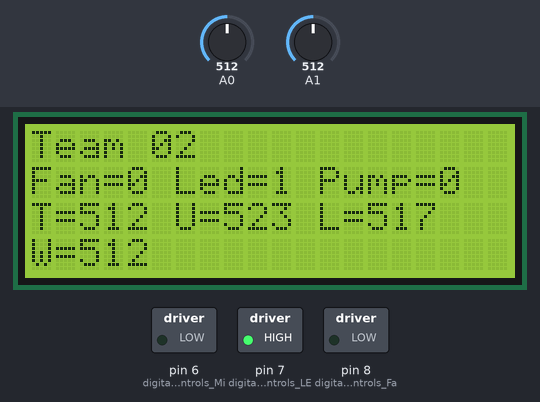
Bench run of a sketch on a simulated Arduino Uno, built with avr-gcc and run on an emulated ATmega328P. Shown: 20×4 character LCD, switched loads named in the sketch (green lamp = pin HIGH). The test bench sets the inputs (shaded band); at power-on: A0 = 512, A1 = 512. What the sketch prints to the serial monitor is not drawn.

Above: at 4.7 s.
4.8 s: A0 set to 535
At 13.5 s:
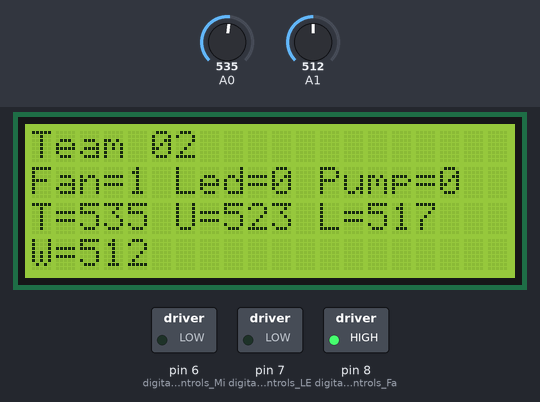
14.7 s: A1 set to 400
At 19.2 s:
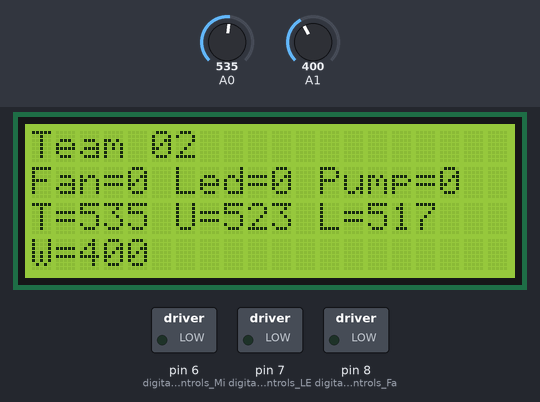
20.8 s: A1 set to 373
28.7 s: A1 set to 306
At 32.9 s:
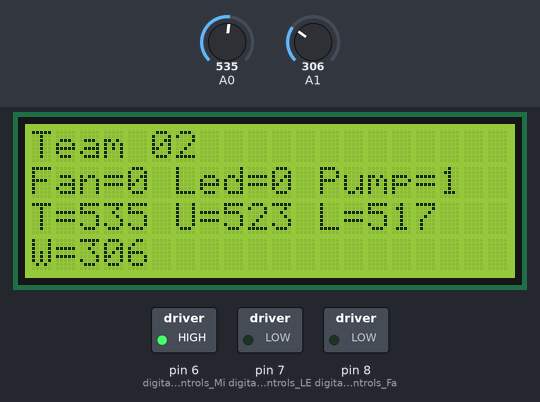
Timing chart, 0 to 34.4 s (numbered marks = the images above; inputs shaded):
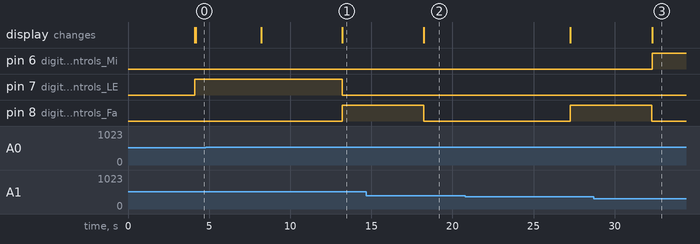

The sketch:

Smart_Factory_with_LCD.ino
```cpp
//Integrated Control CODE
//Control Fan Motor
//Control Water Level
//This sketch turns the Fan Motor ON and OFF based on measured temperature and set UCL and LCL
//It also prints the analog read value from the thermistor
//This sketch monitors and controls the water level in the Chemical Bath and Reservoir

#include <Wire.h>
#include <LiquidCrystal_I2C.h>
LiquidCrystal_I2C lcd(0x27,20,4);  // set the LCD address to 0x27 for a 16 chars and 2 line display

int tempval = 0;  // variable to store temperature value read at analog pin 2
int waterval = 100; // variable to store analog water level value
float temp = 0;   //leftover from previous Test sketch
int FanOn = HIGH;
int FanOff = LOW;
int LedOn = HIGH;
int LedOff = LOW;
int PumpOn = HIGH;
int PumpOff = LOW;

//Setup of setpoint, UCL, and LCL
int setpoint = 520;
//int setpoint = analogRead(5);
int UCL = setpoint + 3;
int LCL = setpoint - 3;

void setup() {
  pinMode(8, OUTPUT); //digital pin 8 controls Fan Motor
  pinMode(7, OUTPUT); //digital pin 7 controls LED Heater
  pinMode(6, OUTPUT); //digital pin 6 controls Mini-Pump
  Serial.begin(9600); //set up to print out text to monitor

  lcd.init();  //initialize the lcd
  lcd.backlight();  //open the backlight


  lcd.setCursor ( 0, 0 );            // go to the top left corner
  lcd.print("Team 02"); // write this string on the top row // team number
}

void loop() {
  delay(4000);
  //  Serial.print("Setpoint = ");
  //  Serial.print(setpoint);
  Serial.print("UCL = "); Serial.print(UCL);
  Serial.print("  LCL = "); Serial.println(LCL);
  tempval = analogRead(0);  // read thermister analog input pin 0
  Serial.print("Current Temp = ");
  Serial.println(tempval);    // print thermister value to serial monitor
  lcd.setCursor ( 0, 2 );            // go to the third row
  lcd.print("T=");
  lcd.print(tempval); // pad with spaces for centering  Air Temp
  lcd.print(" ");
  lcd.print("U=");
  lcd.print(UCL);
  lcd.print(" ");
  lcd.print("L=");
  lcd.print(LCL);

  //IF-THEN-ELSE for Temperature
  if (tempval < LCL)
  {
    Serial.println("***tempval < LCL -- Turn ON LED");
    lcd.setCursor ( 0, 1 );
    lcd.print("Fan=0");
    FanOff = Serial.println("Fan=0");
    lcd.setCursor ( 6, 1 );
    lcd.print("Led=1");
    LedOn = Serial.println("Led=1");
    LEDON();
  }
  else if (tempval > UCL)
  {
    Serial.println("***tempval > UCL -- Turn OFF LED, Turn ON Fan");
    FanOn = Serial.println("Fan=1");
    delay(5000);
    FanOff = Serial.println("Fan=0");
    lcd.setCursor ( 6, 1 );
    lcd.print("Led=0");
    LedOff = Serial.println("Led=0");
    LEDOFF();
  }
  else {
    lcd.setCursor ( 0, 1 );
    lcd.print("Fan=0");
    FanOff = Serial.println("Fan=0");
    lcd.setCursor ( 6, 1 );
    lcd.print("Led=0");
    LedOff = Serial.println("Led=0");
    }

  //IF-THEN-ELSE for Water Level
  waterval = analogRead(1);  // read water sensor analog input pin 4
  Serial.print("H2O level = ");
  Serial.println(waterval);
  Serial.println("H2O upper limit = 500");
  Serial.println("H2O lower limit = 390");
  lcd.setCursor ( 0, 3 );            // go to the fourth row
  lcd.print("W=");
  lcd.print(waterval); // pad with spaces for centering // H2O level

  if (waterval < 390)
  {
    PumpOn = Serial.println("Pump=1");
    PumpOff = Serial.println("Pump=0");
    PUMPON();
  }
  else {
    lcd.setCursor ( 12, 1 );
    lcd.print("Pump=0");
    PumpOff = Serial.println("Pump=0");
    }
  Serial.println();
}

void LEDON() {
  //  Serial.println("In LCL Function");
  digitalWrite(7, HIGH); //LED ON
}

void LEDOFF() {
  //  Serial.println("In UCL Function");
  digitalWrite(7, LOW);  //LED OFF
  lcd.setCursor ( 0, 1 );
  lcd.print("Fan=1");
  digitalWrite(8, HIGH); //Fan ON
  delay(5000);
  lcd.setCursor ( 0, 1 );
  lcd.print("Fan=0");
  digitalWrite(8, LOW);  //Fan OFF
}

void PUMPON() {
  lcd.setCursor ( 12, 1 );
  lcd.print("Pump=1");
  Serial.println("In PUMP Function");
  digitalWrite(6, HIGH);  //Mini-pump ON
  delay(10000);  //time to operate mini-pump
  lcd.setCursor ( 12, 1 );
  lcd.print("Pump=0");
  digitalWrite(6, LOW);   //Turn OFF mini-pump
}

//digitalWrite(8, HIGH); //Fan ON
//delay(2000);
//digitalWrite(8, LOW);  //Fan OFF
//delay(2000);

//digitalWrite(7, HIGH); //LED ON
//delay(2000);
//digitalWrite(7, LOW);  //LED OFF
//delay(2000);
```

Measured:
- the behaviour switches between 523 and 524 on A0 (found by bisection; images 0 and 1)
- after the input at 4.8 s, pin 7 (digital_pin_7_controls_LE): HIGH → LOW after 8.4 s; pin 8 (digital_pin_8_controls_Fa): LOW → HIGH after 8.4 s; the display: first changes after 3.4 s (image 1 shows a later state)
- after the input at 14.7 s, the display: changes after 3.5 s (image 2)
- after the input at 28.7 s, the display: changes after 3.6 s (image 3)
